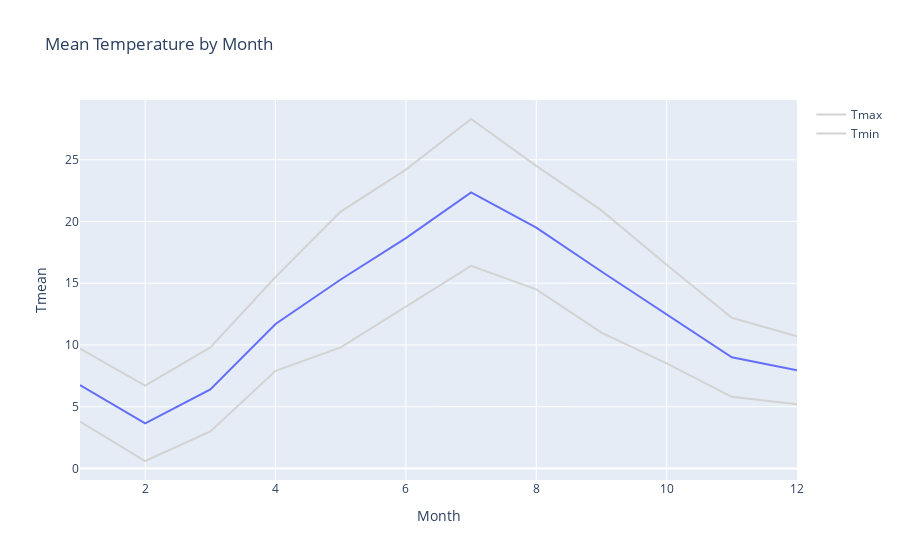

Notebook source saved alongside this figure:
### Code cell
import plotly.express as px

fig = px.line(weather, x='Month', y='Tmean', title='Mean Temperature by Month')
fig.add_scatter(x=weather['Month'], y=weather['Tmax'], mode='lines', name='Tmax', line=dict(color='lightgrey'))
fig.add_scatter(x=weather['Month'], y=weather['Tmin'], mode='lines', name='Tmin', line=dict(color='lightgrey'))

fig.show()

### Figure 1 — Plotly figure (JSON) as saved in the notebook; plotly's stock layout.template omitted (floating-point values rounded to 4 significant figures)
{"data": [{"hovertemplate": "Month=%{x}<br>Tmean=%{y}<extra></extra>", "legendgroup": "", "line": {"color": "#636efa", "dash": "solid"}, "marker": {"symbol": "circle"}, "mode": "lines", "name": "", "orientation": "v", "showlegend": false, "type": "scatter", "x": [1, 2, 3, 4, 5, 6, 7, 8, 9, 10, 11, 12], "xaxis": "x", "y": [6.75, 3.65, 6.4, 11.7, 15.3, 18.65, 22.35, 19.5, 15.95, 12.5, 9, 7.95], "yaxis": "y"}, {"line": {"color": "lightgrey"}, "mode": "lines", "name": "Tmax", "type": "scatter", "x": [1, 2, 3, 4, 5, 6, 7, 8, 9, 10, 11, 12], "y": [9.7, 6.7, 9.8, 15.5, 20.8, 24.2, 28.3, 24.5, 20.9, 16.5, 12.2, 10.7]}, {"line": {"color": "lightgrey"}, "mode": "lines", "name": "Tmin", "type": "scatter", "x": [1, 2, 3, 4, 5, 6, 7, 8, 9, 10, 11, 12], "y": [3.8, 0.6, 3, 7.9, 9.8, 13.1, 16.4, 14.5, 11, 8.5, 5.8, 5.2]}], "layout": {"legend": {"tracegroupgap": 0}, "title": {"text": "Mean Temperature by Month"}, "xaxis": {"anchor": "y", "domain": [0, 1], "title": {"text": "Month"}}, "yaxis": {"anchor": "x", "domain": [0, 1], "title": {"text": "Tmean"}}}}
